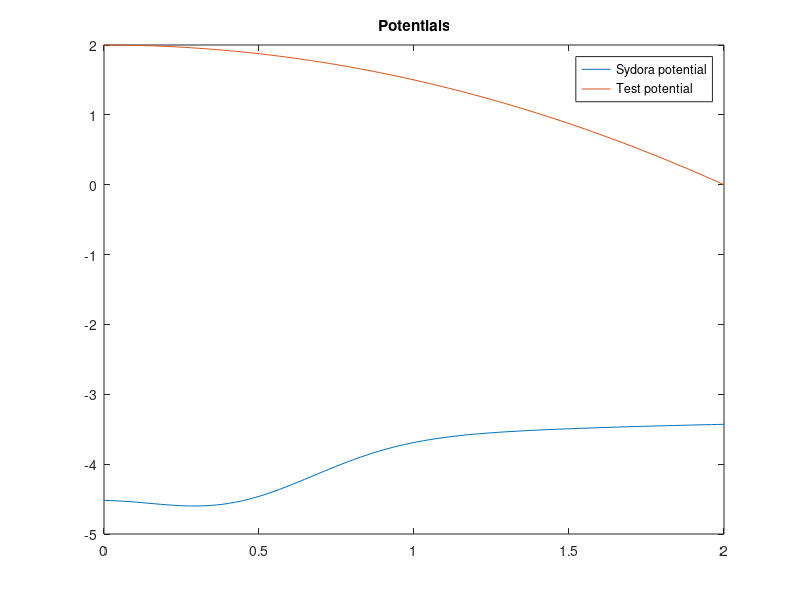
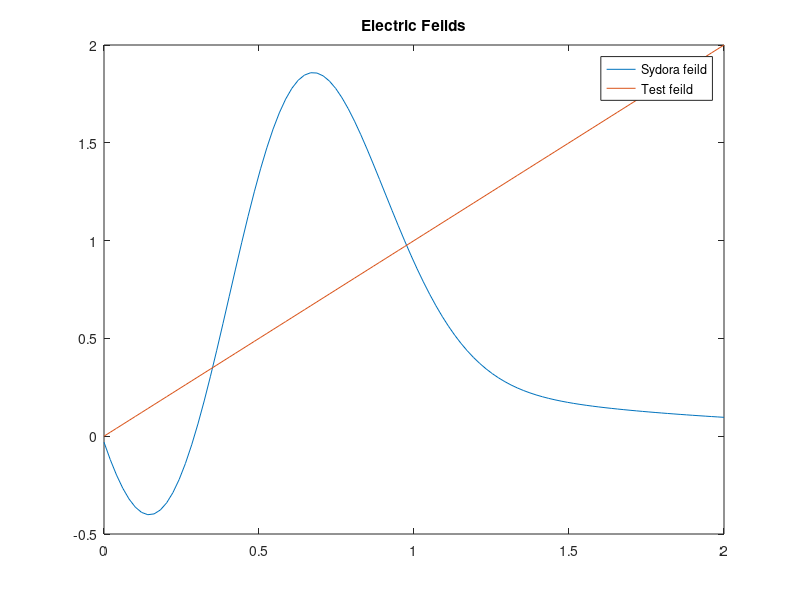

The MATLAB source for these figures, in order:
%Test of potential curves 

r = linspace(0,2,100);

%Sydora potential 
C0111=1
C1=-3.309;
C2=-.690;
C3=5.712;
C4=0.397;
C5=-75.41;
PHI_BP = C1 + C2.*exp(-C3.*(r-C4).^2)+ C5.*(r + 3).^-4;
%Sydora feild 
Er_Sy=C0111.*(-2.*C3.*C2.*(r-C4).*exp(-C3.*(r-C4).^2)-((4.*C5)./((r+3).^5)));

%Test potential 
C011=1
Acon=.25;
ConPHI=2;
C=1;
PHI_BP1=ConPHI*(C-Acon.*(r.^2));
%Test feild
Er_tp=C011.*(2.*ConPHI.*Acon.*r);

%Plots of potentials 
figure(1)
plot(r, PHI_BP)
title("Potentials")
hold on 
plot(r, PHI_BP1)
hold off 
legend("Sydora potential", "Test potential")

%Plots of feilds 
figure(2)
plot(r,Er_Sy)
title("Electric Feilds")
hold on 
plot(r,Er_tp)
hold off
legend("Sydora feild", "Test feild")



